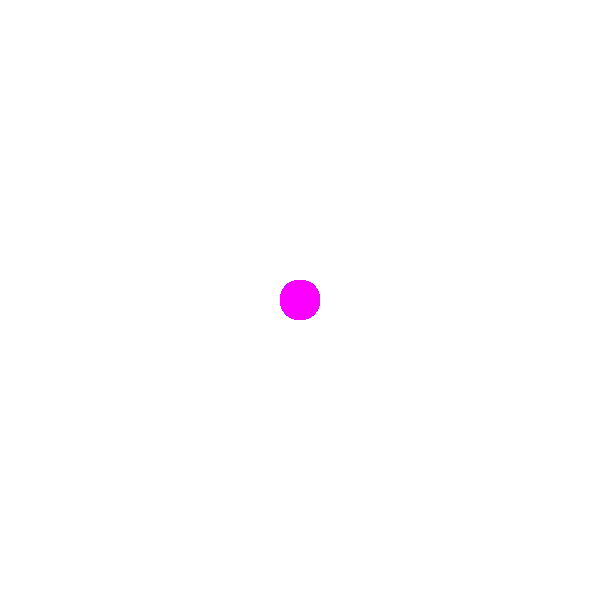
Frame 1 (no input)
Frame 60 (no input): identical to frame 1, image omitted
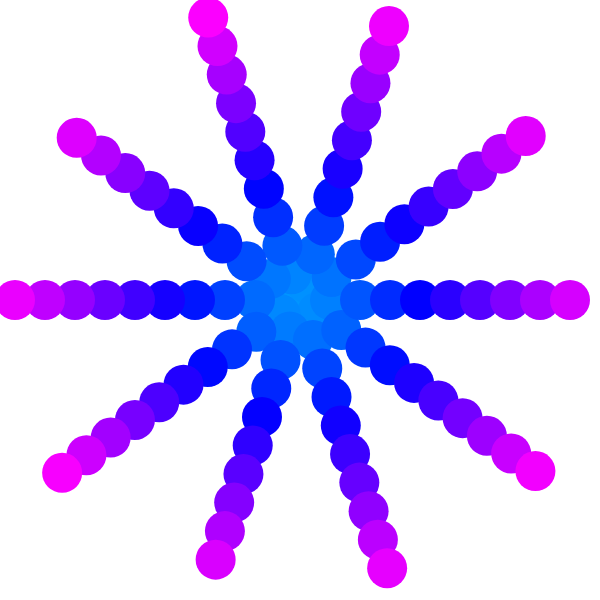
Frame 120 (the mouse pressed at the canvas centre since frame 60)

The p5.js sketch that drew these frames (run headless with seeded random() and noise() and a simulated clock; from frame 60 on, the mouse is pressed at the canvas centre):

// p5.js sketch
// ── sketch.js
function setup() {
  createCanvas(600, 600);
  colorMode(HSB);
}

function draw() {
  background(255);

 var myVar = 0;
 var numOfLoop = 100;
 var circleSize = 40;

 for (var i = 0 ; i < numOfLoop; i++ ){
   var theta = i * ((Math.PI*2)/ numOfLoop) * (mouseY*0.1);
   var radius = 0.01 * i * mouseX;
   var xPos = Math.cos(theta) * radius + width/2;
   var yPos = Math.sin(theta) * radius + height/2;

   noStroke();
   fill(200 + i*1, 100, 100);
   ellipse(xPos, yPos, circleSize, circleSize)
 }

}
